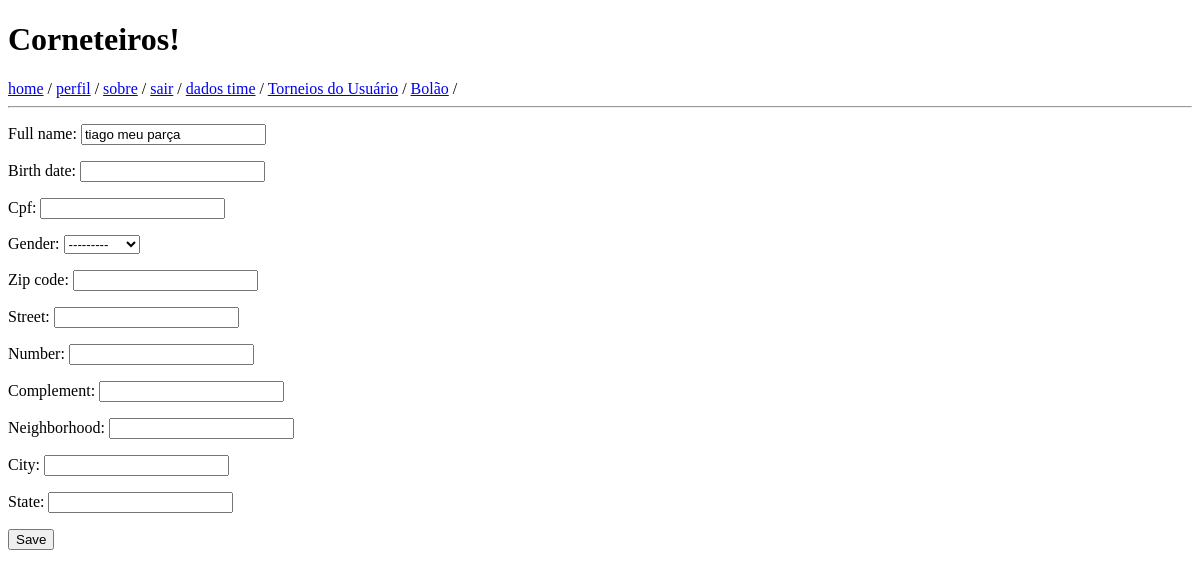
The page /users/perfil/ (signed in) on the database as committed earlier.
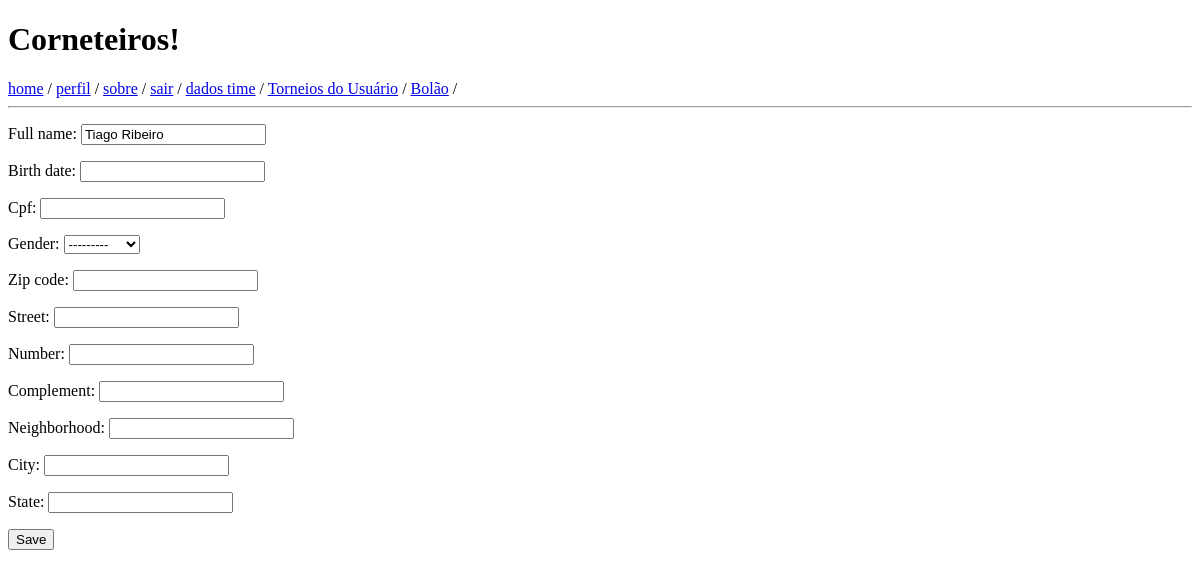
The same page on the database as committed later.
### users/models.py (models this page shows, shortened)
class Profile(models.Model):
    MALE, FEMALE = 1, 2
    GENDER_CHOICES = (
        (MALE, 'MALE'),
        (FEMALE, 'FEMALE'),
    )
    user = models.OneToOneField(User, on_delete=models.CASCADE)
    full_name = models.CharField(max_length=100, null=True, blank=True)
    birth_date = models.DateTimeField(null=True, blank=True)
    cpf = models.CharField(max_length=11, null=True, blank=True)
    gender = models.PositiveSmallIntegerField(choices=GENDER_CHOICES, null=True, blank=True)
    sign_up_date = models.DateTimeField(auto_now_add=True, null=True, blank=True)
    subscription = models.CharField(max_length=10, null=True, blank=True)
    subscription_date = models.DateTimeField(null=True, blank=True)
    zip_code = models.CharField(max_length=8, null=True, blank=True)
    street = models.CharField(max_length=300, null=True, blank=True)
    number = models.CharField(max_length=5, null=True, blank=True)
    complement = models.CharField(max_length=300, null=True, blank=True)
    neighborhood = models.CharField(max_length=50, null=True, blank=True)
    city = models.CharField(max_length=50, null=True, blank=True)
    state = models.CharField(max_length=20, null=True, blank=True)
    pro = models.BooleanField(default=False)
    class Meta:
        verbose_name = 'Profile'
        verbose_name_plural = 'Profiles'

### users/views.py (the view)
# urls.py: path('perfil/', views.profile, name='perfil'),
@login_required(login_url='/users/login')
def profile(request):
    if request.method == "POST":
        form = ProfileForm(request.POST, instance=request.user.profile)
        if form.is_valid():
            form.save()
    else:
        form = ProfileForm(instance=request.user.profile)
    return render(request, 'perfil.html', {'form': form})

### users/forms.py
class ProfileForm(forms.ModelForm):
    class Meta:
        model = Profile
        fields = ('full_name', 'birth_date', 'cpf', 'gender', 'zip_code', 'street', 'number', 'complement', 'neighborhood', 'city', 'state')

### templates/perfil.html
{% extends 'base.html' %}
{% block content %}
    <form method="POST" class="post-form">{% csrf_token %}
        {{ form.as_p }}
        <button type="submit" class="save btn btn-default">Save</button>
    </form>
{% endblock %}

Rows that differ between the two databases and show on the page:
changed Profile: full_name "tiago meu parça" → "Tiago Ribeiro"
